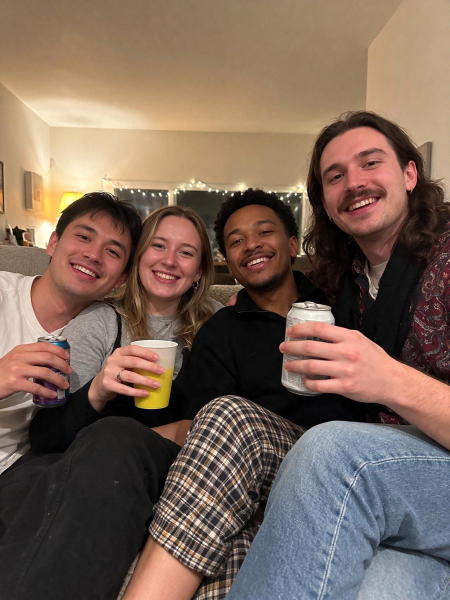
#> input picture assets/samples/sample-before.jpg, 900 x 1200 px, given in place of out.png, which was not available (shown at 1/2 size)
$ python finish2.py out.png out.png out.png out.png
#> lines starting #> are read from the running program, lines starting #| are printed output that depends on the picture
"""Digi finishing v2 (runs on the phone, $0): makes an AI-relit photo look like a real 2005 CCD flash snapshot.
Sensor simulation (resolution, lens softness, over-sharpening, flash falloff, shadow chroma noise, JPEG) + orange LCD stamp."""
import sys, io, numpy as np
from PIL import Image, ImageDraw, ImageFont, ImageFilter
FD='/tmp/claude-0/-home-user/d8cfe860-009f-5bd2-acef-ac2b4e5ffcfc/scratchpad/fonts/'
RNG=np.random.default_rng(7)
def stamp(w,h,mm="11",dd="17",yy="26",brand=True):
    L=Image.new('RGBA',(w,h),(0,0,0,0)); d=ImageDraw.Draw(L)
    s=max(16,int(w*0.042)); f7=ImageFont.truetype(FD+'DSEG7Classic-Bold.ttf',s); fb=ImageFont.truetype(FD+'Silkscreen-Bold.ttf',int(s*0.72))
    col=(255,150,40,235); m=int(w*0.055); y=h-m-s
    parts=[mm," ",dd,"   ",yy]; widths=[d.textlength(p,font=f7) for p in parts]; x=w-m-sum(widths)
    for p,wd in zip(parts,widths):
        if p.strip(): d.text((x,y),p,font=f7,fill=col)
        x+=wd
    # apostrophe before the year, drawn like an LCD tick
    ax=w-m-widths[-1]-s*0.30; d.polygon([(ax,y),(ax+s*0.16,y),(ax+s*0.06,y+s*0.34),(ax-s*0.06,y+s*0.34)],fill=col)
    if brand: d.text((m,h-m-int(s*0.86)),"digi.pink",font=fb,fill=col)
    g=L.filter(ImageFilter.GaussianBlur(max(2,s//6)))
    out=Image.new('RGBA',(w,h),(0,0,0,0)); out.alpha_composite(g); out.alpha_composite(L)
    return out
def sensor(im,long_side=1600):
#> called with long_side = 1600
    w,h=im.size; k=long_side/max(w,h); im=im.resize((int(w*k),int(h*k)),Image.LANCZOS)
#> after `w, h = im.size`: w = 900; h = 1200
#> after `k = long_side / max(w, h)`: k = 1.33
    a=np.asarray(im).astype(np.float32)/255; H,W=a.shape[:2]
#> after `H, W = a.shape[:2]`: H = 1600; W = 1200
    yy,xx=np.mgrid[0:H,0:W]; r=np.sqrt(((xx-W/2)/(W/2))**2+((yy-H*0.45)/(H/2))**2)
    a*= (1.12-0.42*np.clip(r,0,1.4)**2)[...,None]          # flash hot-spot + falloff/vignette
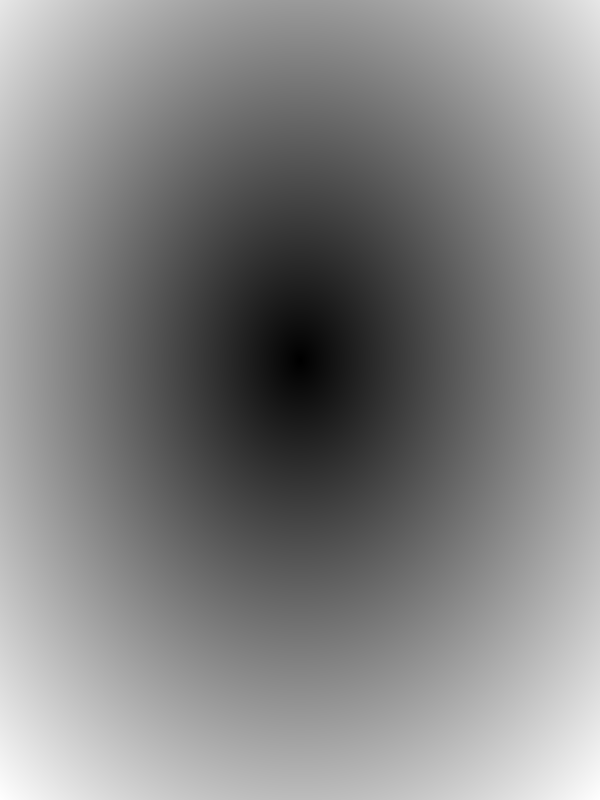
#> r: shape (1600, 1200) float64 (shown at 1/2 size); min 0, max 1.49, mean 0.77; drawn with min black and max white
    a=np.clip((a-0.03)*1.10,0,1)                           # crushed blacks, clipped highlights
    a=a**0.95
    a*=np.array([0.97,1.0,1.05])                           # cold CCD white balance
    im=Image.fromarray((np.clip(a,0,1)*255).astype(np.uint8))
    im=im.filter(ImageFilter.GaussianBlur(0.8)).filter(ImageFilter.UnsharpMask(2,70,2))   # soft lens + cheap over-sharpening
    a=np.asarray(im).astype(np.float32)
    lum=a.mean(2,keepdims=True)/255; shadow=(1-lum)**1.5
#> after `lum = a.mean(2, keepdims=True) / 255`:
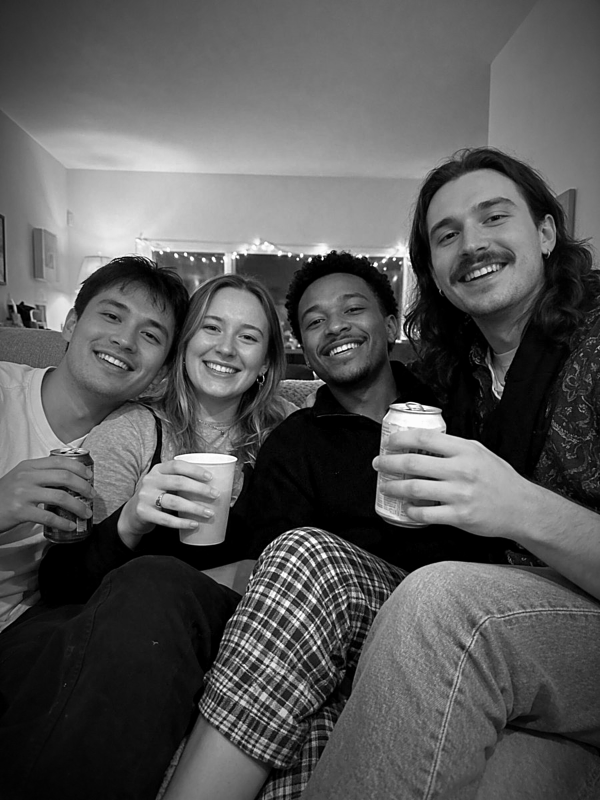
#> lum: shape (1600, 1200, 1) float32 (shown at 1/2 size); min 0, max 1, mean 0.347
#> after `shadow = (1 - lum) ** 1.5`:
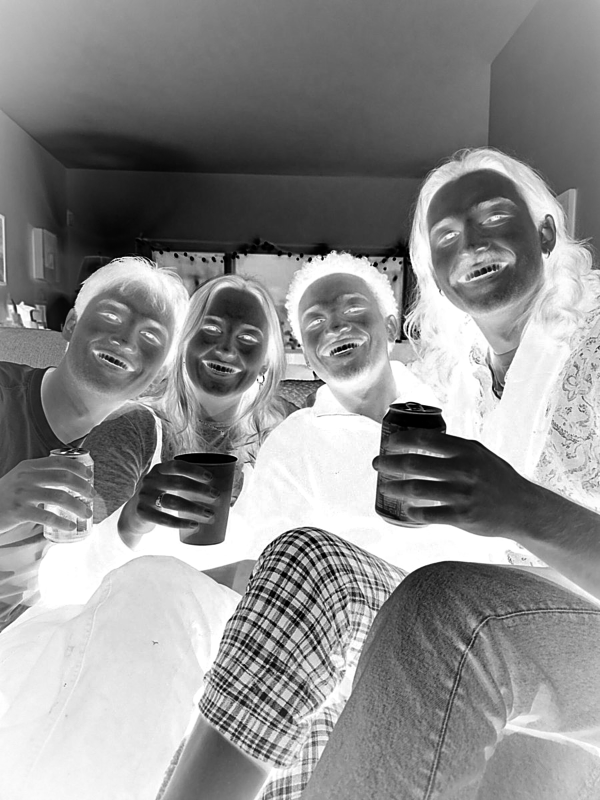
#> shadow: shape (1600, 1200, 1) float32 (shown at 1/2 size); min 0, max 1, mean 0.554
    lumn=RNG.normal(0,4.5,(H,W,1));
    ch=Image.fromarray(np.clip(RNG.normal(128,40,(H//3,W//3,3)),0,255).astype(np.uint8)).resize((W,H),Image.BILINEAR)
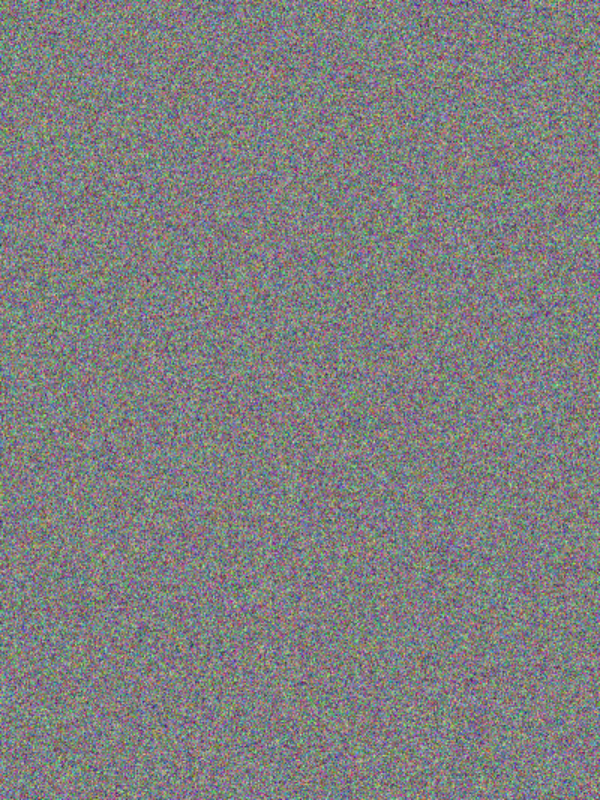
#> ch: PIL image 1200x1600 RGB (shown at 1/2 size); mean R, G, B 127.5, 127.5, 127.6
    chn=(np.asarray(ch).astype(np.float32)-128)*0.22
    a=a+lumn*(0.6+shadow)+chn*shadow*1.6
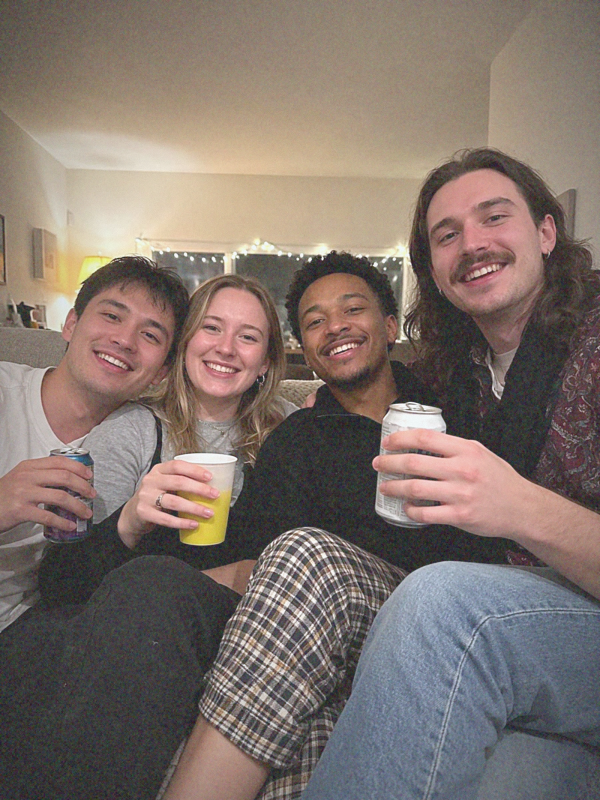
#> a: shape (1600, 1200, 3) float64 (shown at 1/2 size); mean R, G, B 102.7, 85.8, 76.9; drawn with min black and max white
    im=Image.fromarray(np.clip(a,0,255).astype(np.uint8))
    b=io.BytesIO(); im.save(b,'JPEG',quality=70,subsampling=2); im=Image.open(b).convert('RGB')
    return im
def finish(src,dst,brand=True):
    im=sensor(Image.open(src).convert('RGB')).convert('RGBA'); im.alpha_composite(stamp(*im.size,brand=brand))
#> in stamp, `L = Image.new('RGBA', (w, h), (0, 0, 0, 0))`: L: PIL image 1200x1600 RGBA; every value is 0
#> in stamp, `widths = [d.textlength(p, font=f7) for p in parts]`: widths = [63.62, 15.89, 63.62, 47.67, 63.62]
#> in stamp, `x = w - m - sum(widths)`: x = 879.6
#> the loop in stamp, `for p,wd in zip(parts,widths):` made 5 passes
#> (p, wd, x) on passes 1 to 5: ('11', 63.62, 943.2), (' ', 15.89, 959.1), ('17', 63.62, 1022.7), ('   ', 47.67, 1070.4), ('26', 63.62, 1134)
#> after the loop in stamp, `for p,wd in zip(parts,widths):`: x = 1134
#> in stamp, `ax = w - m - widths[-1] - s * 0.3`: ax = 1055.4
#> in stamp, `g=L.filter(ImageFilter.GaussianBlur(max(2,s//6)))`:
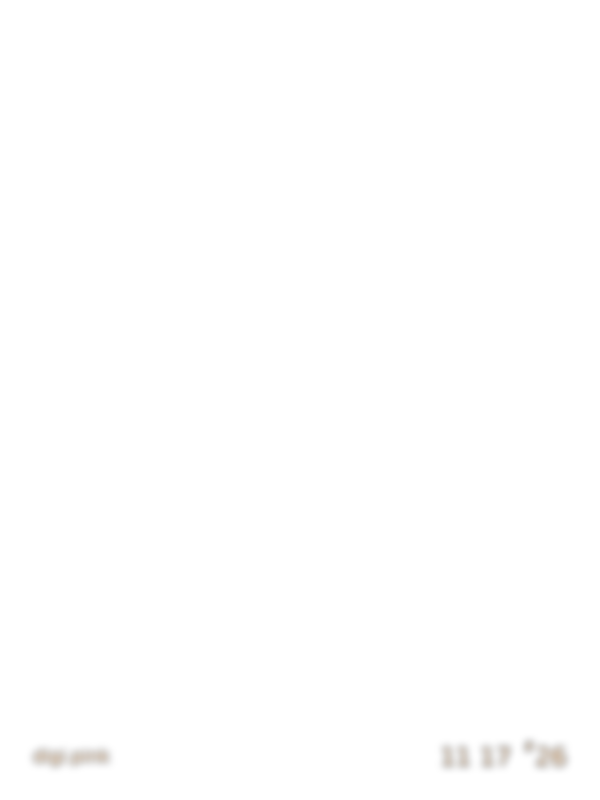
#> g: PIL image 1200x1600 RGBA (shown at 1/2 size); mean R, G, B, A 0.5, 0.3, 0.1, 0.4; transparent parts drawn white
    im.convert('RGB').save(dst,quality=88,subsampling=2)
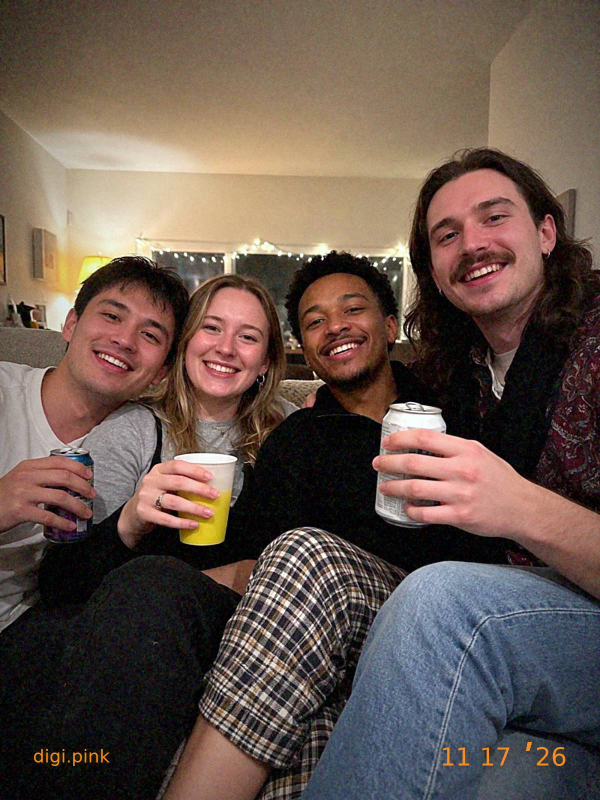
#> saved as out.png: PIL image 1200x1600 RGB (shown at 1/2 size); mean R, G, B 103, 86.1, 77
if __name__=='__main__':
    if sys.argv[1]=='layer': stamp(int(sys.argv[2]),int(sys.argv[3])).save(sys.argv[4])
    else: finish(sys.argv[1],sys.argv[2])
